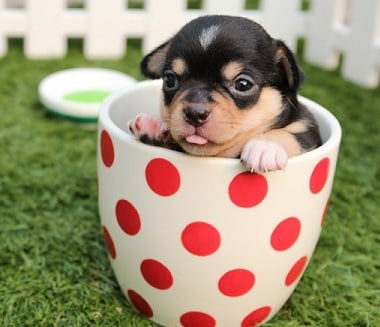
#> input picture pythonProject5/saved_image/image.jpg, 380 x 327 px
$ python -i main.py   (imports and definitions only)
#> lines starting #> are read from the running program, lines starting #| are printed output that depends on the picture; after the words box and inside, x2 and y2 are one past the last pixel; in counts of white or black regions, pixels touching at a corner belong together
import socket
import cv2
import numpy as np

RECV_TCP_IP = '10.10.21.117'
RECV_TCP_PORT = 25000

# [1 line that did not run here, left out]
# [4 lines not run here, left out]
# [1 line that did not run here, left out]
# [1 line not run here, left out]

message = ""  # 결과치 저장할 전


def preprocess_image(image_path):
    # 이미지 불러오기
#> called with image_path = 'saved_image/image.jpg'
    image = cv2.imread(image_path)
#> image is the input picture: shape (327, 380, 3); mean B, G, R 116.3, 146.1, 155.1
    # BGR에서 그레이스케일로 변환
    gray = cv2.cvtColor(image, cv2.COLOR_BGR2GRAY)
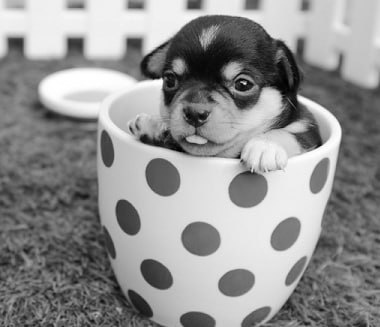
#> gray: shape (327, 380); min 1, max 255, mean 145.4
    # 가우시안 블러 적용(노이즈 감소)
    blurred = cv2.GaussianBlur(gray, (5, 5), 0)
    # 그레이스케일 이미지의 적응형 스레시홀드 적용
    _, thresholded = cv2.threshold(blurred, 240, 255, cv2.THRESH_BINARY_INV)
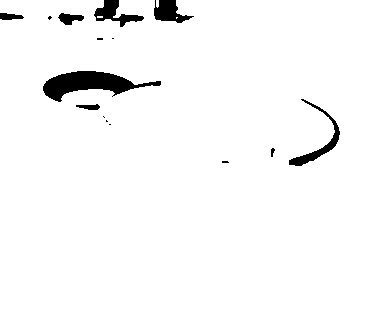
#> thresholded: shape (327, 380); 96.9% white; 15 black regions (7 under 20 px), largest, box (x1, y1, x2, y2) and area: (43, 71, 161, 102) 1707, (289, 99, 340, 166) 581, (94, 0, 144, 27) 540
    # 모폴로지 연산을 사용하여 그림자 제거
    kernel = np.ones((3, 3), np.uint8)
    opened = cv2.morphologyEx(thresholded, cv2.MORPH_CLOSE, kernel, iterations=2)
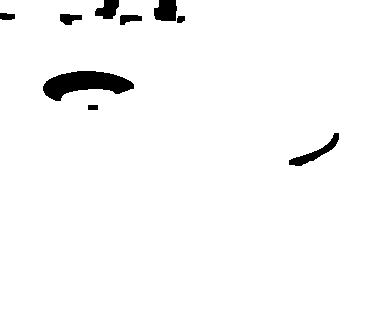
#> opened: shape (327, 380); 97.4% white; 9 black regions, largest, box (x1, y1, x2, y2) and area: (43, 71, 134, 101) 1599, (289, 133, 339, 166) 428, (154, 0, 177, 21) 416
    # 이미지의 노이즈를 제거하기 위해 모폴로지 클로징 수행
    closed = cv2.morphologyEx(opened, cv2.MORPH_CLOSE, kernel, iterations=2)
    # 검은 배경 이미지 생성
    black_background = np.zeros_like(image)
    # 원본 이미지에서 검은 배경에 해당 영역을 복사
    black_background[closed == 255] = image[closed == 255]
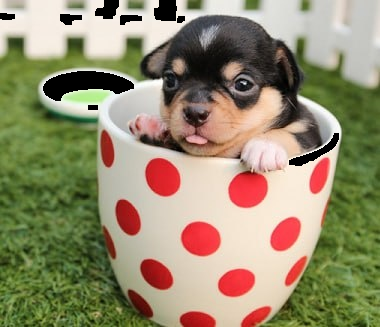
#> black_background: shape (327, 380, 3); mean B, G, R 110, 139.6, 148.5

    return black_background


def determine_shape(contour):
    # 윤곽의 길이 확인
    if len(contour) < 3:
        return 'undefined shape'

    # 도형 근사화
    epsilon = 0.04 * cv2.arcLength(contour, True)
    approx = cv2.approxPolyDP(contour, epsilon, True)

    # 도형의 꼭지점 수
    num_vertices = len(approx)

    # 각 도형에 대한 근사화된 꼭지점 수에 따라 도형 결정
    if num_vertices == 3:
        return 'triangle'
    elif num_vertices == 4:
        # 꼭지점이 4개일 때, 정사각형과 직사각형 구분
        x, y, w, h = cv2.boundingRect(approx)
        aspect_ratio = float(w) / h
        if 0.95 <= aspect_ratio <= 1.05:
            return 'foursquare'
        else:
            return 'rectangle'
    elif num_vertices == 5:
        return 'pentagon'
    elif num_vertices == 6:
        return 'hexagon'
    else:
        return 'circle'


def detect_shapes_and_colors(image_path):
    # 이미지 불러오기
    preprocessed_image = preprocess_image(image_path)

    # BGR에서 HSV로 변환
    hsvFrame = cv2.cvtColor(preprocessed_image, cv2.COLOR_BGR2HSV)
#> hsvFrame: shape (327, 380, 3); mean H, S, V 36.3, 87, 157.4

    # 각 색상에 대한 범위 설정
    color_ranges = {
        'red': ([0, 100, 100], [10, 255, 255]),
        'orange': ([15, 100, 100], [25, 255, 255]),
        'yellow': ([25, 52, 72], [45, 255, 255]),
        'green': ([35, 52, 72], [80, 255, 255]),
        'blue': ([90, 80, 2], [120, 255, 255]),
        'pink': ([150, 40, 180], [170, 255, 255]),
        'purple': ([120, 40, 100], [150, 255, 255]),
        'brown': ([10, 100, 20], [20, 255, 200]),
        'sky_blue': ([80, 100, 100], [100, 255, 255]),
        # 'lavender': ([110, 38, 100], [130, 255, 255]),
        'gold': ([20, 100, 100], [30, 255, 255]),
        'silver': ([0, 0, 75], [180, 10, 150]),
        'cyan': ([85, 60, 60], [105, 255, 255]),
    }

    # 이미 처리된 영역을 저장할 배열
    processed_regions = np.zeros_like(preprocessed_image)

    # 전체 도형 카운트 변수
    total_shape_count = 0

    # 각 색상에 대한 영역 검출 및 표시
    for color, (lower, upper) in color_ranges.items():
        color_lower = np.array(lower, np.uint8)
        color_upper = np.array(upper, np.uint8)
        color_mask = cv2.inRange(hsvFrame, color_lower, color_upper)
        color_mask = cv2.dilate(color_mask, np.ones((5, 5), "uint8"))

        # 이미 처리된 영역을 마스킹
        color_mask = cv2.subtract(color_mask, processed_regions[:, :, 0])
        contours, hierarchy = cv2.findContours(color_mask, cv2.RETR_TREE, cv2.CHAIN_APPROX_SIMPLE)

        max_area = 0  # 가장 큰 면적 초기화
        max_area_color = ''  # 가장 큰 면적을 가진 색상 초기화

        for i, contour in enumerate(contours):
            area = cv2.contourArea(contour)

            if area > 200:
                # 외곽선의 경계 확인
                x, y, w, h = cv2.boundingRect(contour)
                if x > 5 and y > 5 and x + w < preprocessed_image.shape[1] - 5 and y + h < preprocessed_image.shape[
                    0] - 5:
                    # 모양 추출
                    shape_name = determine_shape(contour)

                    # 중심 좌표 계산
                    M = cv2.moments(contour)
                    if M['m00'] != 0.0:
                        x = int(M['m10'] / M['m00'])
                        y = int(M['m01'] / M['m00'])

                        # 색상 면적이 가장 큰 경우 업데이트
                        if area > max_area:
                            max_area = area
                            max_area_color = color

                        total_shape_count += 1
                        print(
                            f'{total_shape_count}. 도형 정보 - 색상: {max_area_color.upper()}, '
                            f'모양: {shape_name}, 좌표: ({x}, {y})')
                    total_result = color.upper() + "," + shape_name + "," + str(x) + "," + str(y)  # 결과치 압축

                    return total_result
#> this loop made 1 pass
#> pass 1, in detect_shapes_and_colors, `color_mask = cv2.inRange(hsvFrame, color_lower, color_upper)`:
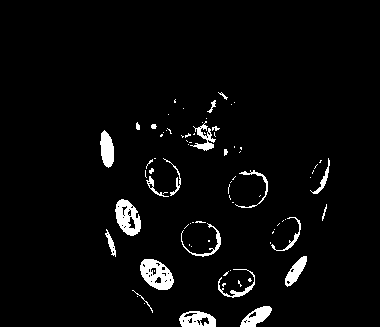
#> color_mask: shape (327, 380); 3.7% white; 81 white regions (57 under 20 px), largest, box (x1, y1, x2, y2) and area: (140, 259, 174, 290) 667, (115, 199, 141, 236) 587, (179, 311, 216, 327) 409
#> pass 1, in detect_shapes_and_colors, `color_mask = cv2.dilate(color_mask, np.ones((5, 5), "uint8"))`:
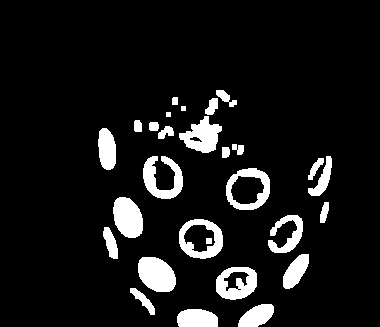
#> color_mask: shape (327, 380); 9.2% white; 28 white regions, largest, box (x1, y1, x2, y2) and area: (138, 257, 176, 292) 1033, (113, 197, 143, 238) 950, (143, 156, 183, 199) 902
#> after the loop, M = moments, m00 203, centre m10/m00, m01/m00 = (143.1, 300); shape_name = 'triangle'; total_result = 'RED,triangle,143,300'; total_shape_count = 1

                    # # 이미지에 윤곽선 표시
                    # cv2.drawContours(imageFrame, [contour], 0, (0, 255, 0), 2)
                    #
                    # # 좌표값 텍스트 표시
                    # cv2.putText(imageFrame, f'({x}, {y})', (x, y), cv2.FONT_HERSHEY_SIMPLEX, 0.5, (0,0,0), 1)
                    #
                    # # 처리된 영역 업데이트
                    # cv2.drawContours(processed_regions, [contour], 0, (255, 255, 255), thickness=cv2.FILLED)


def recvAndLoad(accept_socket):
    try:
        read_image = accept_socket.recv(4096)  # 전송된 이미지 read
        if not read_image:
            print("이미지 전송 / 수신 오류")
            return

        image_size = int.from_bytes(read_image, byteorder='little')  # 이미지 형식 변환
        print(f"이미지 크기 : {image_size} 바이트")

        read_image = b""
        while len(read_image) < image_size:  # 이미지 크기가 클 경우, 분할해서 받고 합친다.
            chunk = accept_socket.recv(4096)
            if not chunk:
                print("이미지 전송 / 수신 오류")
                return
            read_image += chunk

        image_array = np.frombuffer(read_image, dtype=np.uint8)  # 이미지 numpy 배열로 변환
        image_origin = cv2.imdecode(image_array, cv2.IMREAD_COLOR)  # 이미지 읽을 수 있게끔 재변환

        file_path = "C:/Users/kimwook/PycharmProjects/pythonProject5/saved_image/image.jpg"  # 이미지 저장할 경로와 이름 설정

        cv2.imwrite(file_path, image_origin)  # 이미지 저장
        print(f'이미지 저장 성공. 경로 : {file_path}')

        finish_analyze = detect_shapes_and_colors(file_path)  # 이미지 분석 후 결과 저장

        send_result(client_socket, finish_analyze)  # 결과내역 서버로 전송

    except Exception as e:
        print(f"Error : {e}")

    finally:
        accept_socket.close()  # 한 번 발신이 끝났을 때 연결이 종료되게끔 하였는데, 이후 연결을 끊지 않을거면 수정해야함.
        print("연결 종료")


def send_result(send_socket, message):
    print(f"결과 : {message}")

    send_socket.send(message.encode('utf-8'))


# [2 lines not run here, left out]

>>> result = detect_shapes_and_colors('saved_image/image.jpg')
